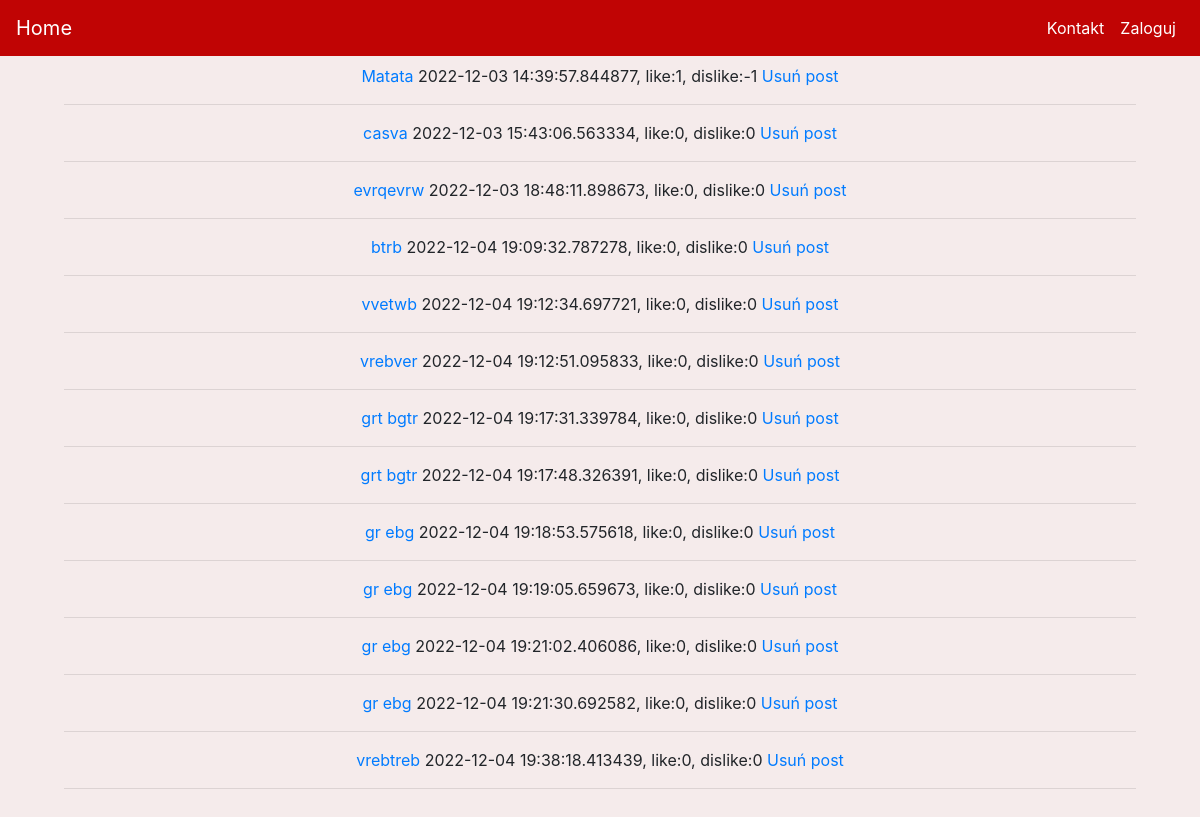
The page /manage on the database as committed earlier.
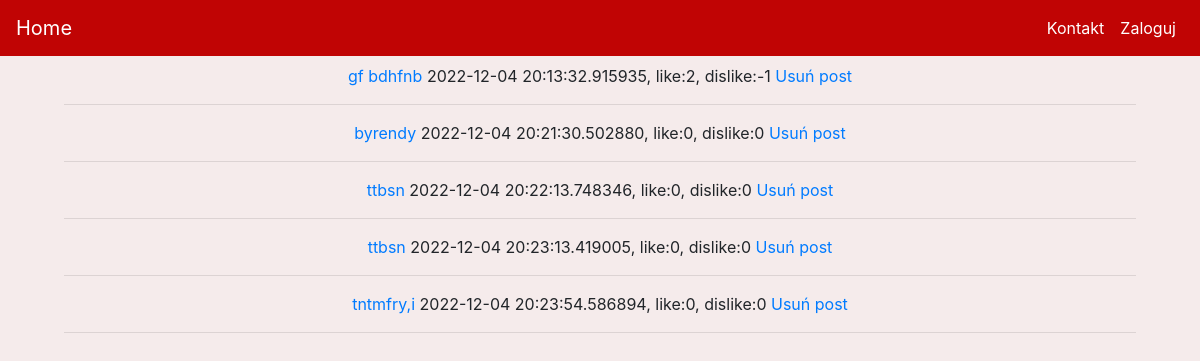
The same page on the database as committed later.
### kwiaciarnia/models.py (models this page shows, shortened)
class Posts(db.Model):
    id = db.Column(db.Integer(), primary_key=True)
    title = db.Column(db.String(length=128))
    body = db.Column(db.Text())
    added = db.Column(db.DateTime(), default=datetime.datetime.now())
    likes = db.Column(db.Integer(), default=0)
    dislikes = db.Column(db.Integer(), default=0)

### kwiaciarnia/routes.py (the view)
@app.route('/manage')
def manage():
    posts = Posts.query.all()
    return render_template('manage.html', posts=posts)

### kwiaciarnia/templates/manage.html (shortened to what this page needs)
{% extends 'base.html' %}
{% block content %}
<div>
    {% for post in posts %}
        <a href="#">{{post.title}}</a><span> {{post.added}}, like:{{post.likes}}, dislike:{{post.dislikes}} </a><a href="{{ url_for('delete_post', id=post.id ) }}">Usuń post</a>
        <hr>
    {% endfor %}
</div>
{% endblock %}

### kwiaciarnia/templates/base.html (shortened to what this page needs)
<!doctype html>
<html lang="en">
  <head>
    <link rel="stylesheet" href="https://cdn.jsdelivr.net/npm/bootstrap@4.3.1/dist/css/bootstrap.min.css">
    <link rel="stylesheet" href="{{ url_for('static', filename='styles/main.css') }}">
  </head>
  <body>
    <div id="uno">
      {% include 'includes/navbar.html' %}
    </div>
    <div id="duo" class="position-relative overflow-hidden p-3 p-md-5 m-md-3 text-center">
      {% block content %}
      {% endblock %}
    </div>
  </body>
</html>

### kwiaciarnia/templates/includes/navbar.html (shortened to what this page needs)
<nav class="navbar navbar-expand-md nav_bar navbar-dark ">
    <a class="navbar-brand" href="{{ url_for('home') }}">Home</a>
    <div class="collapse navbar-collapse" id="navbarNav">
      <ul class="navbar-nav ml-auto">
        <li class="nav-item active">
            <a class="nav-link" href="{{ url_for('contact') }}">Kontakt</a>
        </li>
        {% if current_user.is_authenticated  %}
            <li class="nav-item active">
                <a class="nav-link" href="{{ url_for('logout') }}">Wyloguj</a>
            </li>
            <li class="nav-item active">
                <a class="nav-link" href="#">@{{current_user.username}}</a>
            </li>
        {% else %}
            <li class="nav-item active">
                <a class="nav-link" href="{{ url_for('login') }}">Zaloguj</a>
            </li>
        {% endif %}
      </ul>
    </div>
</nav>

### kwiaciarnia/static/styles/main.css (style rules this page uses)
.nav_bar { background-color: #C00404; color: black; position: fixed; top: 0; width: 100%; z-index: 1; }
body { background-color: #f5ebeb; }

Rows that differ between the two databases and show on the page:
removed Posts: title "Matata", added "2022-12-03 14:39:57.844877", likes "1", dislikes "-1"
removed Posts: title "casva", added "2022-12-03 15:43:06.563334", likes "0", dislikes "0"
removed Posts: title "evrqevrw", added "2022-12-03 18:48:11.898673", likes "0", dislikes "0"
removed Posts: title "btrb", added "2022-12-04 19:09:32.787278", likes "0", dislikes "0"
removed Posts: title "vvetwb", added "2022-12-04 19:12:34.697721", likes "0", dislikes "0"
removed Posts: title "vrebver", added "2022-12-04 19:12:51.095833", likes "0", dislikes "0"
removed Posts: title "grt bgtr", added "2022-12-04 19:17:31.339784", likes "0", dislikes "0"
removed Posts: title "grt bgtr", added "2022-12-04 19:17:48.326391", likes "0", dislikes "0"
removed Posts: title "gr ebg", added "2022-12-04 19:18:53.575618", likes "0", dislikes "0"
removed Posts: title "gr ebg", added "2022-12-04 19:19:05.659673", likes "0", dislikes "0"
removed Posts: title "gr ebg", added "2022-12-04 19:21:02.406086", likes "0", dislikes "0"
removed Posts: title "gr ebg", added "2022-12-04 19:21:30.692582", likes "0", dislikes "0"
removed Posts: title "vrebtreb", added "2022-12-04 19:38:18.413439", likes "0", dislikes "0"
added Posts: title "gf bdhfnb", added "2022-12-04 20:13:32.915935", likes "2", dislikes "-1"
added Posts: title "byrendy", added "2022-12-04 20:21:30.502880", likes "0", dislikes "0"
added Posts: title "ttbsn", added "2022-12-04 20:22:13.748346", likes "0", dislikes "0"
added Posts: title "ttbsn", added "2022-12-04 20:23:13.419005", likes "0", dislikes "0"
added Posts: title "tntmfry,i", added "2022-12-04 20:23:54.586894", likes "0", dislikes "0"
